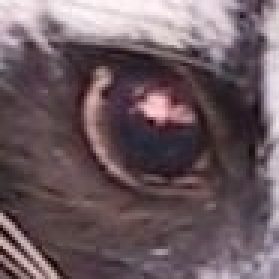
#> input picture frame_2D_alg/images/raccoon_eye.jpg, 93 x 93 px (shown 3 times larger)
$ python frame_blobs_adj.py --image images/raccoon_eye.jpg
#> lines starting #> are read from the running program, lines starting #| are printed output that depends on the picture
### frame_2D_alg/utils.py
from itertools import (repeat, accumulate, chain, starmap, tee)
import numbers
import numpy as np
import numpy.ma as ma

from imageio import imsave
import cv2

# ----------------------------------------------------------------------------
# Constants

# colors
WHITE = 255
GREY = 128
BLACK = 0

transparent_val = 128 # Pixel at this value are considered transparent

SIGN_MAPS = {
    'binary': {
        False: BLACK,
        True: WHITE,
    },
    'ternary': {
        0: WHITE,
        1: BLACK,
        2: GREY
    },
}

# ----------------------------------------------------------------------------
# General purpose functions

# [41 lines left out: functions is_close, bipolar, pairwise, not called in this run]


def flatten(listOfLists):
    "Flatten one level of nesting"
    return chain.from_iterable(listOfLists)


# [4 lines left out: function array2image, not called in this run]


def imread(filename, raise_if_not_read=True):
    "Read an image in grayscale, return array."
#> called with filename = 'images/raccoon_eye.jpg', raise_if_not_read = True
    try:
        return cv2.imread(filename, 0).astype(int)
#> returned value: shape (93, 93) int64; min 0, max 250, mean 96.9
    except AttributeError:
        if raise_if_not_read:
            raise SystemError('image is not read')
        else:
            print('Warning: image is not read')
            return None


def imwrite(filename, img):
    "Write image with cv2.imwrite."
    cv2.imwrite(filename, img)

# ----------------------------------------------------------------------------
# Blob slicing

# [39 lines left out: functions slice_to_box, localize, not called in this run]


def shrink(shape, x, axes=(0, 1)):
    '''Return shape tuple that is shrunken by x units.'''
    return tuple(X - x if axis in axes else X for axis, X in enumerate(shape))

# ----------------------------------------------------------------------------
# Blob drawing

# [159 lines left out: functions map_sub_blobs, map_frame_binary, map_frame, draw_blob, draw_stack, stack_box and 4 more, not called in this run]

# ---------------------------------------------------------------------
# ----------------------------------------------------------------------------

### frame_2D_alg/frame_blobs_adj.py
from time import time
from collections import deque, defaultdict
import numpy as np
from copy import copy
# from comp_pixel import comp_pixel
from utils import *

'''
    2D version of first-level core algorithm will have frame_blobs, intra_blob (recursive search within blobs), and comp_P.
    frame_blobs() forms parameterized blobs: contiguous areas of positive or negative deviation of gradient per pixel.
    comp_pixel (lateral, vertical, diagonal) forms dert, queued in dert__: tuples of pixel + derivatives, over whole image.
    Then pixel-level and external parameters are accumulated in row segment Ps, vertical blob segment, and blobs,
    adding a level of encoding per row y, defined relative to y of current input row, with top-down scan:
    1Le, line y-1: form_P( dert_) -> 1D pattern P: contiguous row segment, a slice of a blob
    2Le, line y-2: scan_P_(P, hP) -> hP, up_fork_, down_fork_count: vertical connections per stack of Ps
    3Le, line y-3: form_stack(hP, stack) -> stack: merge vertically-connected _Ps into non-forking stacks of Ps
    4Le, line y-4+ stack depth: form_blob(stack, blob): merge connected stacks in blobs referred by up_fork_, recursively
    Higher-row elements include additional parameters, derived while they were lower-row elements. Processing is bottom-up:
    from input-row to higher-row structures, sequential because blobs are irregular, not suited for matrix operations.
    Resulting blob structure (fixed set of parameters per blob):
    - Dert = I, G, Dy, Dx, S, Ly: summed pixel-level dert params I, G, Dy, Dx, surface area S, vertical depth Ly
    - sign = s: sign of gradient deviation
    - box  = [y0, yn, x0, xn],
    - dert__,  # 2D array of pixel-level derts: (p, g, dy, dx) tuples
    - stack_,  # contains intermediate blob composition structures: stacks and Ps, not meaningful on their own
    ( intra_blob structure extends Dert, adds fork params and sub_layers)
    Blob is 2D pattern: connectivity cluster defined by the sign of gradient deviation. Gradient represents 2D variation
    per pixel. It is used as inverse measure of partial match (predictive value) because direct match (min intensity)
    is not meaningful in vision. Intensity of reflected light doesn't correlate with predictive value of observed object
    (predictive value is physical density, hardness, inertia that represent resistance to change in positional parameters)
    This is clustering by connectivity because distance between clustered pixels should not exceed cross-comparison range.
    That range is fixed for each layer of search, to enable encoding of input pose parameters: coordinates, dimensions,
    orientation. These params are essential because value of prediction = precision of what * precision of where.
    frame_blobs is a complex function with a simple purpose: to sum pixel-level params in blob-level params. These params
    were derived by pixel cross-comparison (cross-correlation) to represent predictive value per pixel, so they are also
    predictive on a blob level, and should be cross-compared between blobs on the next level of search and composition.
    Please see diagrams of frame_blobs on https://kwcckw.github.io/CogAlg/
'''

ave = 30  # filter or hyper-parameter, set as a guess, latter adjusted by feedback


# Functions
# prefix '_' denotes higher-line variable or structure, vs. same-type lower-line variable or structure
# postfix '_' denotes array name, vs. same-name elements of that array

def comp_pixel(image):  # current version of 2x2 pixel cross-correlation within image

    # input slices to a sliding 2x2 kernel:
    topleft__ = image[:-1, :-1]
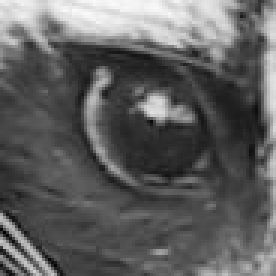
#> topleft__: shape (92, 92) int64 (shown 3 times larger); min 0, max 250, mean 95.8
    topright__ = image[:-1, 1:]
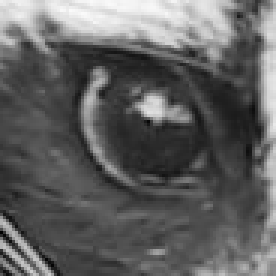
#> topright__: shape (92, 92) int64 (shown 3 times larger); min 0, max 250, mean 96.8
    botleft__ = image[1:, :-1]
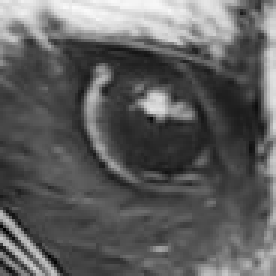
#> botleft__: shape (92, 92) int64 (shown 3 times larger); min 0, max 250, mean 94.7
    botright__ = image[1:, 1:]
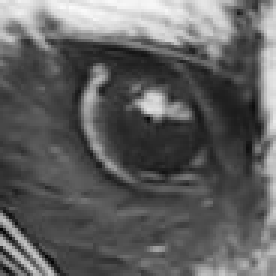
#> botright__: shape (92, 92) int64 (shown 3 times larger); min 0, max 250, mean 95.7

    dy__ = ((botleft__ + botright__) - (topleft__ + topright__))  # same as diagonal from left
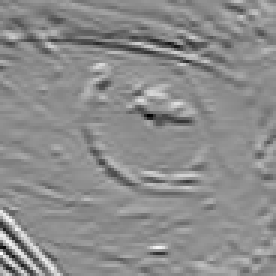
#> dy__: shape (92, 92) int64 (shown 3 times larger); min -196, max 156, mean -2.2; drawn with min black and max white
    dx__ = ((topright__ + botright__) - (topleft__ + botleft__))  # same as diagonal from right
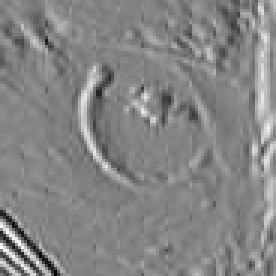
#> dx__: shape (92, 92) int64 (shown 3 times larger); min -159, max 149, mean 2; drawn with min black and max white
    g__ = np.hypot(dy__, dx__)  # gradient per kernel
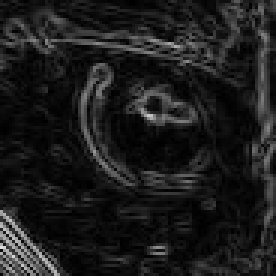
#> g__: shape (92, 92) float64 (shown 3 times larger); min 0, max 222.6, mean 28.6

    return ma.stack((topleft__, g__, dy__, dx__))


def image_to_blobs(image):
    dert__ = comp_pixel(image)  # 2x2 cross-comparison / cross-correlation

    frame = dict(rng=1, dert__=dert__, mask=None, I=0, G=0, Dy=0, Dx=0, blob__=[])
#> frame = 8 items
    stack_ = deque()  # buffer of running vertical stacks of Ps
    height, width = dert__.shape[1:]
#> height = 92; width = 92

    for y in range(height - 750):  # first and last row are discarded
        print(f'Processing line {y}...')

        P_ = form_P_(dert__[:, y].T)  # horizontal clustering
        P_ = scan_P_(P_, stack_, frame)  # vertical clustering, adds up_forks per P and down_fork_cnt per stack
        stack_ = form_stack_(y, P_, frame)

    while stack_:  # frame ends, last-line stacks are merged into their blobs:
        form_blob(stack_.popleft(), frame)

    return frame  # frame of blobs


'''
Parameterized connectivity clustering functions below:
- form_P sums dert params within P and increments its L: horizontal length.
- scan_P_ searches for horizontal (x) overlap between Ps of consecutive (in y) rows.
- form_stack combines these overlapping Ps into vertical stacks of Ps, with 1 up_P to 1 down_P
- form_blob merges terminated or forking stacks into blob, removes redundant representations of the same blob
  by multiple forked P stacks, then checks for blob termination and merger into whole-frame representation.

dert: tuple of derivatives per pixel, initially (p, dy, dx, g, i), will be extended in intra_blob
Dert: params of composite structures (P, stack, blob): summed dert params + dimensions: vertical Ly and area S
'''


# [207 lines left out: functions form_P_, scan_P_, form_stack_, form_blob, not called in this run]


# -----------------------------------------------------------------------------
# Utilities

def accum_Dert(Dert: dict, **params) -> None:
    Dert.update({param: Dert[param] + value for param, value in params.items()})


# [103 lines left out: functions convert_dert, list_adjacent, check_intersects, not called in this run]


# -----------------------------------------------------------------------------
# Main

if __name__ == '__main__':
    import argparse

    argument_parser = argparse.ArgumentParser()
    argument_parser.add_argument('-i', '--image', help='path to image file', default='./images//raccoon.jpg')
    arguments = vars(argument_parser.parse_args())
    image = imread(arguments['image'])

    start_time = time()
    frame = image_to_blobs(image)
#> frame = 8 items

    intra = 1
    if intra:  # Tentative call to intra_blob, omit for testing frame_blobs:

        from intra_blob import *

        deep_frame = frame, frame
        bcount = 0
        deep_blob_i_ = []
        deep_layers = []
        layer_count = 0

        for blob in frame['blob__']:
            bcount += 1
            # print('Processing blob number ' + str(bcount))
            # blob.update({'fcr': 0, 'fig': 0, 'rdn': 0, 'rng': 1, 'ls': 0, 'sub_layers': []})

            if blob['sign']:
                if blob['Dert']['G'] > aveB and blob['Dert']['S'] > 20 and blob['dert__'].shape[1] > 3 and \
                        blob['dert__'].shape[2] > 3:
                    blob = convert_dert(blob)

                    deep_layers.append(intra_blob(blob, rdn=1, rng=.0, fig=0, fcr=0))  # +G blob' dert__' comp_g
                    layer_count += 1

            elif -blob['Dert']['G'] > aveB and blob['Dert']['S'] > 6 and blob['dert__'].shape[1] > 3 and \
                    blob['dert__'].shape[2] > 3:

                blob = convert_dert(blob)

                deep_layers.append(
                    intra_blob(blob, rdn=1, rng=1, fig=0, fcr=1))  # -G blob' dert__' comp_r in 3x3 kernels
                layer_count += 1

            if len(deep_layers) > 0:
                if len(deep_layers[layer_count - 1]) > 2:
                    deep_blob_i_.append(bcount)  # indices of blobs with deep layers
#> this loop made 0 passes
#> after the loop, bcount = 0; deep_blob_i_ = []; deep_layers = []; layer_count = 0

    end_time = time() - start_time
    print(end_time)

# DEBUG -------------------------------------------------------------------

'''
    imwrite("images/gblobs.bmp",
        map_frame_binary(frame,
                         sign_map={
                             1: WHITE,  # 2x2 gblobs
                             0: BLACK
                         }))
'''
# END DEBUG ---------------------------------------------------------------
